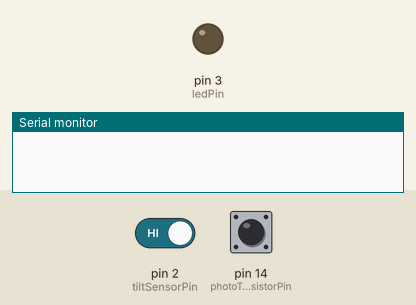
Simulated run of this sketch. Board: Arduino Uno, built with avr-gcc and run on an emulated ATmega328P. Shown: output pins drawn as LEDs (lit = HIGH), the last lines printed to the serial monitor. Inputs (shaded band) come from the test bench; at power-on: pin 2 (tiltSensorPin) HIGH, pin 14 (photoTransistorPin) HIGH.

Above: at 1.2 s.
1.3 s: pin 2 (tiltSensorPin) driven LOW
At 2.5 s:
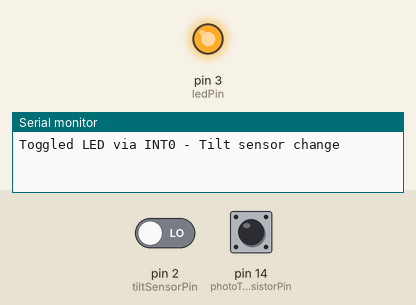
2.8 s: pin 14 (photoTransistorPin) pulled LOW for 0.15 s
At 2.87 s:
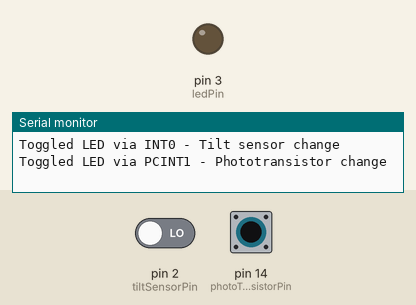
4.4 s: pin 14 (photoTransistorPin) pulled LOW for 3.2 s
At 8.6 s:
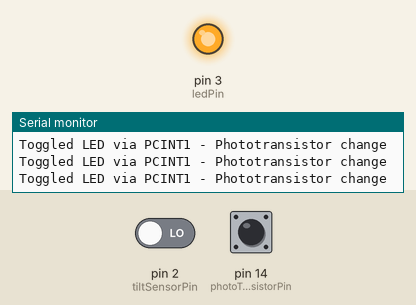
Timing chart, 0 to 10.1 s (numbered marks = the images above; inputs shaded):
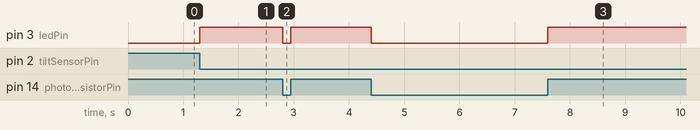

Measured:
- after the input at 1.3 s, pin 3 (ledPin): LOW → HIGH at once
- after the input at 2.8 s, pin 3 (ledPin): HIGH → LOW at once, → HIGH 0.15 s later
- after the input at 4.4 s, pin 3 (ledPin): HIGH → LOW at once, → HIGH 3.2 s later

The sketch:

Task1-3C.ino
```cpp
// Set pins
const uint8_t tiltSensorPin = PD2;
const uint8_t photoTransistorPin = PC0;
const uint8_t ledPin = PD3;

void setup() {
  // Begin serial communication on 9600
  Serial.begin(9600);

  /* PIN input/output SETUP */
  // led: OUTPUT LOW
  DDRD |= (1 << ledPin);
  PORTD &= ~(1 << ledPin);

  // Tilt sensor pin: INPUT PULLUP
  DDRD &= ~(1 << tiltSensorPin);
  PORTD |= (1 << tiltSensorPin);

  // Phototransistor pin: INPUT PULLUP
  DDRC &= ~(1 << photoTransistorPin);
  PORTC |= (1 << photoTransistorPin);


  /* INT0 SETUP */
  // Set falling edge sense control for INT0 interrupt
  EICRA |= (1 << ISC01);
  EICRA &= ~(1 << ISC00);

  // Enable mask register bit for INT0 and clear flag register
  EIMSK |= (1 << INT0);
  EIFR &= ~(1 << INTF0);

  /* Pin change interrupt (PCINT1) for phototransistor A0 pin SETUP */
  // Enable mask register bit for PCINT8 (A0 pin) and clear flag register
  PCIFR &= ~(1 << PCIF1);
  PCICR |= (1 << PCIE1);
  PCMSK1 |= (1 << PCINT8);
}

void loop() {
  // Simulate processing delay
  delay(1000);
}

// Toggles the current led state
void toggleLED() {
  PORTD ^= (1 << ledPin);
}

// PCINT1 interrupt to toggle the LED state
ISR(PCINT1_vect) {
  toggleLED();

  Serial.println("Toggled LED via PCINT1 - Phototransistor change");
}

// External INT0 interrupt to toggle the led state
ISR(INT0_vect) {
  toggleLED();

  Serial.println("Toggled LED via INT0 - Tilt sensor change");
}
```
